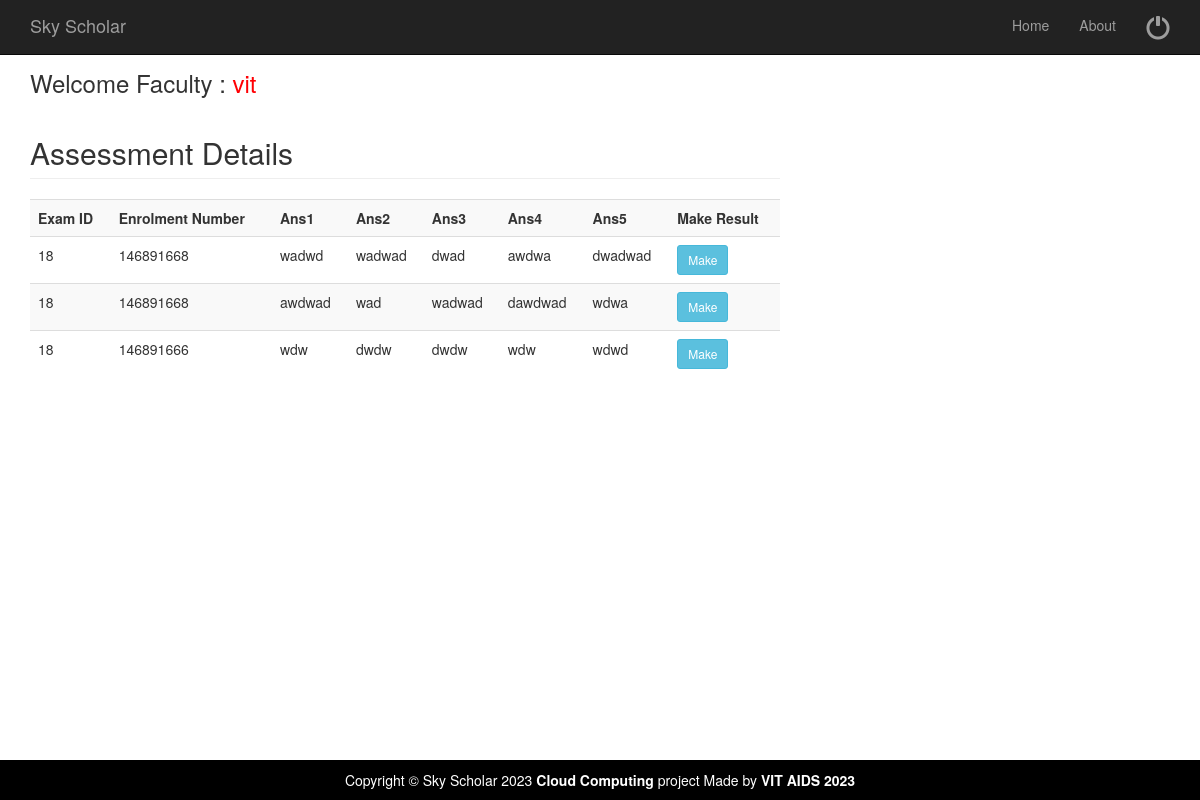
Page /examDetails.php (signed in) on the committed database.
### tables this page shows
CREATE TABLE IF NOT EXISTS `examans` (
  `EAnsID` int NOT NULL AUTO_INCREMENT,
  `ExamID` int NOT NULL,
  `Senrl` varchar(50) NOT NULL,
  `Sname` varchar(50) NOT NULL,
  `Ans1` mediumtext NOT NULL,
  `Ans2` mediumtext NOT NULL,
  `Ans3` mediumtext NOT NULL,
  `Ans4` mediumtext NOT NULL,
  `Ans5` mediumtext NOT NULL,
  PRIMARY KEY (`EAnsID`)
);

### examDetails.php (the view, shortened to what this page needs)
<?php
$fname = $_SESSION[ "fname" ];
?>
<?php include('fhead.php');  ?>
<div class="container">
	<div class="row">
		<div class="col-md-8">
			<h3> Welcome Faculty : <a href="welcomefaculty.php" ><span style="color:#FF0004"> <?php echo $fname; ?></span></a> </h3>
			<?php
				include('database.php');
				$sql="SELECT * FROM examans";
				$rs=mysqli_query($connect,$sql);
				echo "<h2 class='page-header'>Assessment Details</h2>";
				echo "<table class='table table-striped' style='width:100%'>
				<tr>
					<th>Exam ID</th>
					<th>Enrolment Number</th>
					<th>Ans1</th>
					<th>Ans2</th>
					<th>Ans3</th>
					<th>Ans4</th>
					<th>Ans5</th>
					<th>Make Result</th>
				</tr>";
				while($row=mysqli_fetch_array($rs))
				{
				?>
			<tr>
				<td>
					<?PHP echo $row['ExamID'];?>
				</td>
				<td>
					<?PHP echo $row['Senrl'];?>
				</td>
				<td>
					<?PHP echo $row['Ans1'];?>
				</td>
				<td>
					<?PHP echo $row['Ans2'];?>
				</td>
				<td>
					<?PHP echo $row['Ans3'];?>
				</td>
				<td>
					<?PHP echo $row['Ans4'];?>
				</td>
				<td>
					<?PHP echo $row['Ans5'];?>
				</td>
				<td><a href="makeresult.php?makeid=<?php echo $row['ExamID']; ?>"> <input type="button" Value="Make"  class="btn btn-info btn-sm"  data-toggle="modal" data-target="#myModal"></a>
				</td>
			</tr>
			<?php
			}
			?>
			</table>
		</div>
	</div>
	<?php include('allfoot.php');  ?>

### css/modern-business.css (style rules this page uses)
html, body { height: 100%; }
body { padding-top: 50px; }

### rows in the picture
examans: ExamID "18", Senrl "146891668", Ans1 "wadwd", Ans2 "wadwad", Ans3 "dwad", Ans4 "awdwa", Ans5 "dwadwad"
examans: ExamID "18", Senrl "146891668", Ans1 "awdwad", Ans2 "wad", Ans3 "wadwad", Ans4 "dawdwad", Ans5 "wdwa"
examans: ExamID "18", Senrl "146891666", Ans1 "wdw", Ans2 "dwdw", Ans3 "dwdw", Ans4 "wdw", Ans5 "wdwd"

### other values in the picture
$fname "vit"
